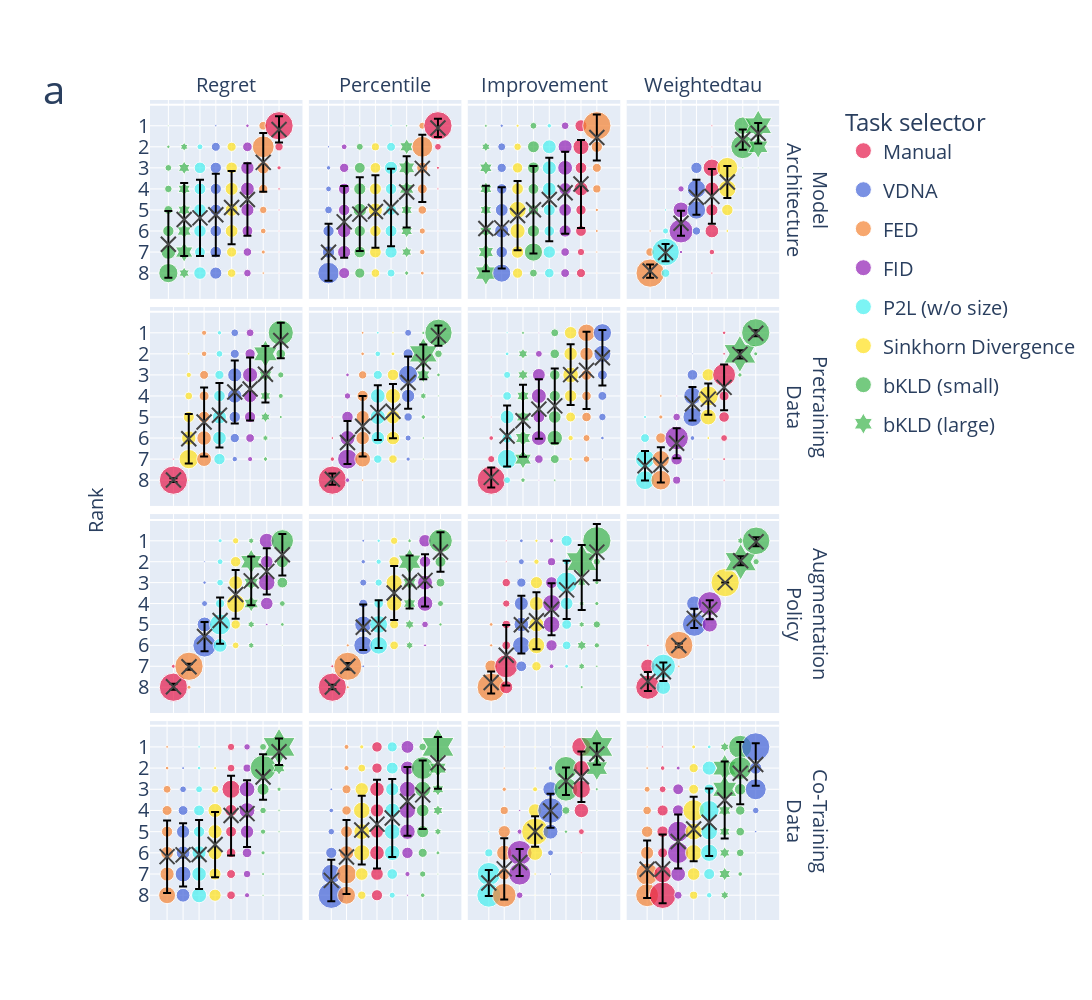

Source (notebook cell):
### Markdown cell above
We now create Figure 5 (top) - bootstrapped rankings for 4 knowledge transfer scenarios and 4 meta metrics.

### Code cell
# we use the meta metrics explained in the paper (except for gain, as it is a less granular version of improve)
_meta_metrics = ['regret', 'rank', 'delta', 'weightedtau']
# map the internal names to the ones of the paper
mm_display_map = {'regret': 'Regret', 'rank': 'Percentile', 'delta': 'Improvement', 'weightedtau': 'Weightedtau'}
_inverted = True
_tripled = True
express_figs = []
statistics_collector = []
for exp in EXPERIMENTS:
    for meta_metric in _meta_metrics:
        fig, stats = get_bubble_ranking_plot(distances=comp_distances, meta_metric=meta_metric, inverted=_inverted, exp=exp, tripled=_tripled)
        express_figs.append(fig)
        statistics_collector.append(stats)
fig = make_subplots(rows=4, cols=4, shared_xaxes=False, shared_yaxes=True, vertical_spacing=0.01, horizontal_spacing=0.01, 
                    column_titles=[mm_display_map[m] for m in _meta_metrics],
                    row_titles=EXPERIMENTS,
                    y_title='Rank')
for fig_idx, sub_fig in enumerate(express_figs):
    row = 1 + fig_idx // 4
    col = 1 + fig_idx % 4
    for trace in sub_fig.data:
        fig.add_trace(trace, row=row, col=col)
fig.update_layout(template='plotly', height=1000, width=1200, font_size=20, legend_title='Task selector')
fig.for_each_yaxis(lambda a: a.update(tickvals=list(range(1, len(comp_distances) +1)), autorange='reversed' if _inverted else True))
fig.for_each_trace(lambda trace: trace.update(showlegend=trace.yaxis=='y' and trace.name in plot_order))
fig.for_each_trace(lambda trace: trace.update(legendrank=1000 + plot_order.index(trace.name)) if trace.showlegend else 1000)
fig.for_each_xaxis(lambda a: a.update(showticklabels=False))
fig.for_each_annotation(lambda a: a.update(font_size=20))
fig.layout.legend.x = 1.08
fig.update_layout(margin={'l': 150})
fig.add_annotation(
    showarrow=False,
    xanchor='center',
    xref='paper', yref='paper', text='a', x=-0.15, y=1.05, font=dict(size=40))
fig.write_image(FIG_PATH / 'fig_5_top.png')
fig.write_image(FIG_PATH / 'fig_5_top.pdf')
fig.show()
